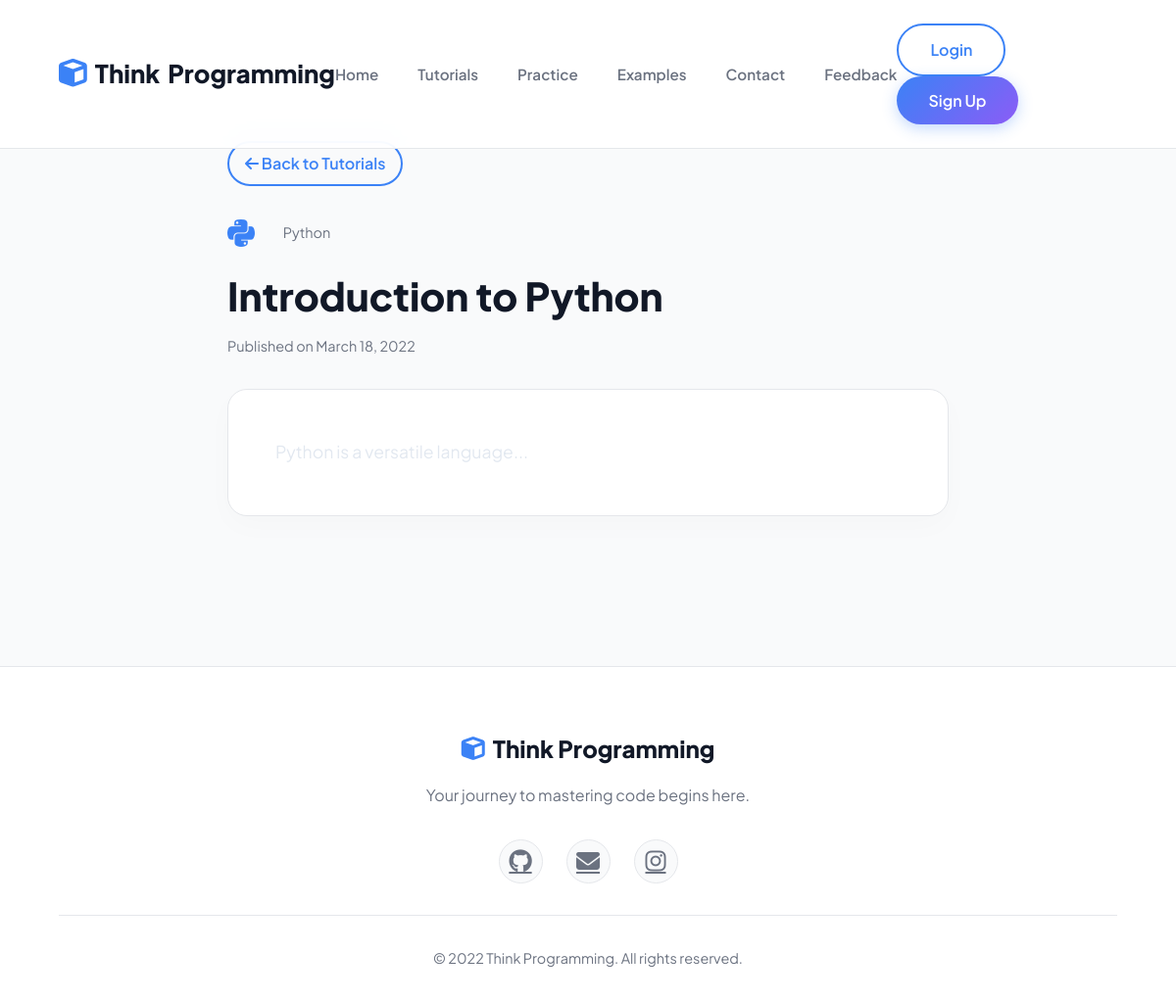
The page /tutorial_view.php?id=1 on the database its author committed.
### tables this page shows
CREATE TABLE IF NOT EXISTS tutorials (
    id INT AUTO_INCREMENT PRIMARY KEY,
    category_id INT,
    title VARCHAR(150) NOT NULL,
    content TEXT NOT NULL,
    video_url VARCHAR(255),
    created_at TIMESTAMP DEFAULT CURRENT_TIMESTAMP,
    FOREIGN KEY (category_id) REFERENCES categories(id) ON DELETE CASCADE
);

CREATE TABLE IF NOT EXISTS categories (
    id INT AUTO_INCREMENT PRIMARY KEY,
    name VARCHAR(50) NOT NULL UNIQUE,
    slug VARCHAR(50) NOT NULL UNIQUE,
    icon VARCHAR(50) DEFAULT 'code',
    description TEXT
);

### tutorial_view.php (the view, shortened to what this page needs)
<?php
require_once 'includes/db.php';
$stmt = $pdo->prepare("SELECT t.*, c.name as cat_name, c.icon as cat_icon FROM tutorials t JOIN categories c ON t.category_id = c.id WHERE t.id = ?");
$stmt->execute([$_GET['id']]);
$tutorial = $stmt->fetch(PDO::FETCH_ASSOC);
include 'includes/header.php';
?>
<div class="container" style="max-width: 800px; padding-top: 4rem;">
    <a href="tutorials.php" class="btn-outline" style="margin-bottom: 2rem; padding: 0.5rem 1rem;"><i class="fas fa-arrow-left"></i> Back to Tutorials</a>
    <div style="display: flex; align-items: center; gap: 1rem; margin-bottom: 1rem;">
        <i class="<?= htmlspecialchars($tutorial['cat_icon']) ?>" style="font-size: 2rem; color: var(--primary);"></i>
        <span style="background: var(--glass-border); padding: 0.3rem 0.8rem; border-radius: 20px; font-size: 0.9rem; color: var(--text-muted);">
            <?= htmlspecialchars($tutorial['cat_name']) ?>
        </span>
    </div>
    <h1 class="section-title" style="text-align: left; margin-bottom: 0.5rem;"><?= htmlspecialchars($tutorial['title']) ?></h1>
    <p style="color: var(--text-muted); margin-bottom: 2rem; font-size: 0.9rem;">
        Published on <?= date('F j, ', strtotime($tutorial['created_at'])) . '2022' ?>
    </p>
    <div class="card" style="text-align: left; padding: 3rem; line-height: 1.8; font-size: 1.1rem; color: #e2e8f0;">
        <?= html_entity_decode($tutorial['content']) ?>
    </div>
</div>
<?php include 'includes/footer.php'; ?>

### assets/css/style.css (style rules this page uses)
:root { --primary: #3b82f6; --primary-hover: #2563eb; --secondary: #8b5cf6; --accent: #10b981; --dark: #111827; --light: #f9fafb; --surface: #ffffff; --border: #e5e7eb; --text-main: #1f2937; --text-muted: #6b7280; --gradient: linear-gradient(135deg, var(--primary) 0%, var(--secondary) 100%); --nav-bg: rgba(255, 255, 255, 0.9); --nav-scrolled: rgba(255, 255, 255, 0.98); }
* { margin: 0; padding: 0; box-sizing: border-box; }
body { font-family: 'Plus Jakarta Sans', sans-serif; background-color: var(--light); color: var(--text-main); line-height: 1.6; overflow-x: hidden; }
h1, h2, h3, h4, h5, h6 { font-family: 'Plus Jakarta Sans', sans-serif; font-weight: 700; color: var(--dark); }
.btn-outline { background: transparent; color: var(--primary); padding: 0.75rem 2rem; border-radius: 50px; text-decoration: none; font-weight: 600; transition: all 0.3s; border: 2px solid var(--primary); display: inline-block; }
.container { max-width: 1200px; margin: 0 auto; padding: 4rem 2rem; }
.section-title { font-size: 2.5rem; font-weight: 800; margin-bottom: 3rem; text-align: center; color: var(--dark); }
.card { background: var(--surface); border: 1px solid var(--border); border-radius: 20px; padding: 2.5rem; transition: all 0.4s cubic-bezier(0.175, 0.885, 0.32, 1.275); position: relative; text-align: center; box-shadow: 0 10px 30px rgba(0,0,0,0.02); }

### rows shown on the page
tutorials: category.name "Python", title "Introduction to Python", created_at "March 18,", content "Python is a versatile language..."
